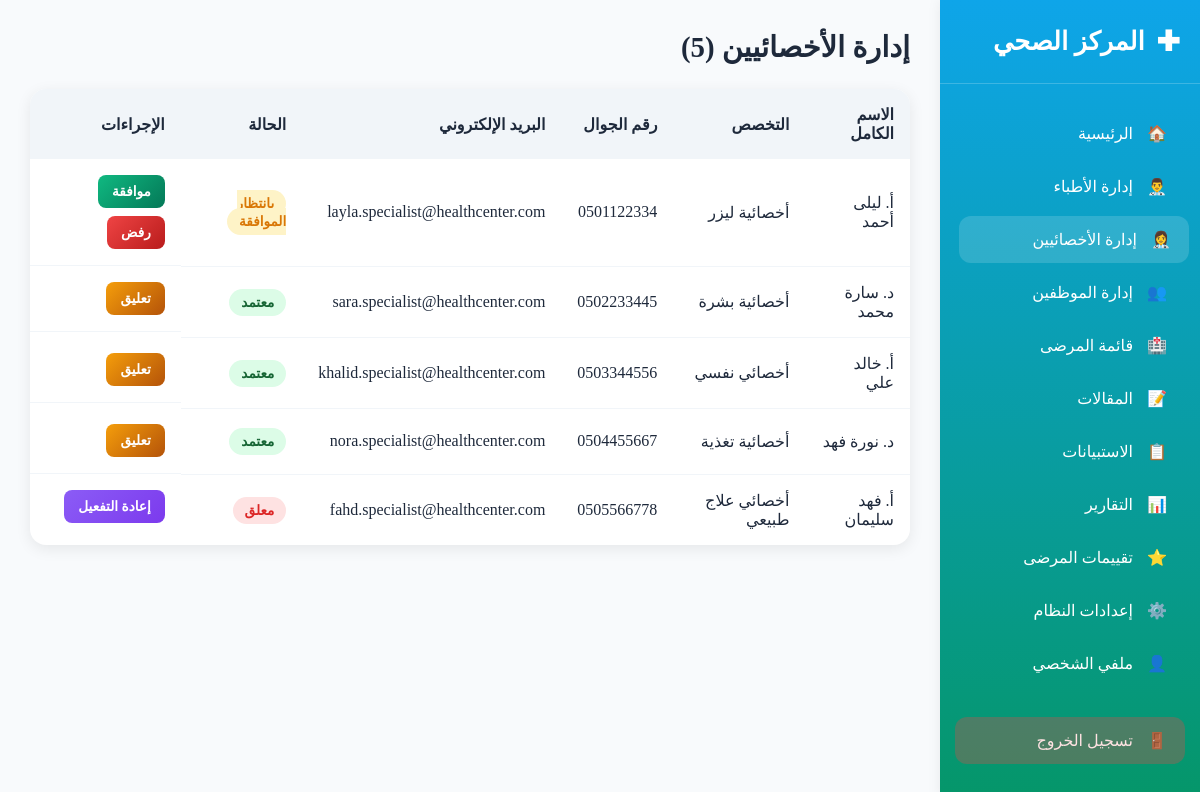
The page /admin/specialists.php (signed in) on the database its author committed.
### tables this page shows
CREATE TABLE `specialists` (
  `id` int NOT NULL,
  `full_name` varchar(100) NOT NULL,
  `email` varchar(100) NOT NULL,
  `phone` varchar(20) DEFAULT NULL,
  `field` varchar(100) NOT NULL,
  `license_number` varchar(50) NOT NULL,
  `status` enum('pending','approved','rejected','suspended') DEFAULT 'pending',
  `gender` enum('male','female') NOT NULL,
  `created_at` timestamp NOT NULL DEFAULT CURRENT_TIMESTAMP,
  `updated_at` timestamp NOT NULL DEFAULT CURRENT_TIMESTAMP ON UPDATE CURRENT_TIMESTAMP
);

### admin/specialists.php (the view, shortened to what this page needs)
<?php
$database = new Database();
$conn = $database->getConnection();
$stmt = $conn->query("SELECT id, full_name, email, phone, field, status FROM specialists ORDER BY created_at DESC");
$specialists = $stmt->fetchAll(PDO::FETCH_ASSOC);
?>
<!DOCTYPE html>
<html lang="ar" dir="rtl">
<head>
    <?php include 'includes/sidebar.php' ?>
</head>
<body>
    <div class="main-content">
        <div class="page-header">
            <h1 class="page-title">إدارة الأخصائيين (<?= count($specialists) ?>)</h1>
        </div>
        <?php if (count($specialists) > 0): ?>
        <table class="specialists-table">
            <thead>
                <tr>
                    <th>الاسم الكامل</th>
                    <th>التخصص</th>
                    <th>رقم الجوال</th>
                    <th>البريد الإلكتروني</th>
                    <th>الحالة</th>
                    <th>الإجراءات</th>
                </tr>
            </thead>
            <tbody>
                <?php foreach ($specialists as $spec): ?>
                <tr>
                    <td><?= htmlspecialchars($spec['full_name']) ?></td>
                    <td><?= htmlspecialchars($spec['field']) ?></td>
                    <td><?= htmlspecialchars($spec['phone'] ?? 'غير متوفر') ?></td>
                    <td><?= htmlspecialchars($spec['email']) ?></td>
                    <td>
                        <span class="status status-<?= $spec['status'] ?>"><?=
                            match($spec['status']) {
                                'pending' => 'بانتظار الموافقة',
                                'approved' => 'معتمد',
                                'rejected' => 'مرفوض',
                                'suspended' => 'معلق',
                                default => 'غير معروف'
                            }
                        ?></span>
                    </td>
                    <td class="actions">
                        <?php if ($spec['status'] === 'pending'): ?>
                            <a href="?action=approve&id=<?= $spec['id'] ?>" class="btn-action approve">موافقة</a>
                            <a href="?action=reject&id=<?= $spec['id'] ?>" class="btn-action reject">رفض</a>
                        <?php elseif ($spec['status'] === 'approved'): ?>
                            <a href="?action=suspend&id=<?= $spec['id'] ?>" class="btn-action suspend">تعليق</a>
                        <?php elseif ($spec['status'] === 'suspended'): ?>
                            <a href="?action=reactivate&id=<?= $spec['id'] ?>" class="btn-action reactivate">إعادة التفعيل</a>
                        <?php elseif ($spec['status'] === 'rejected'): ?>
                            <a href="?action=approve&id=<?= $spec['id'] ?>" class="btn-action approve">إعادة الموافقة</a>
                        <?php endif; ?>
                    </td>
                </tr>
                <?php endforeach; ?>
            </tbody>
        </table>
        <?php endif; ?>
    </div>
</body>
</html>

### admin/specialists.php (style rules this page uses)
* { margin: 0; padding: 0; box-sizing: border-box; }
.main-content { margin-right: 260px; padding: 30px; }
.page-header { display: flex; justify-content: space-between; align-items: center; margin-bottom: 25px; flex-wrap: wrap; gap: 15px; }
.page-title { font-size: 1.8rem; font-weight: 700; color: var(--text-color); }
.specialists-table { width: 100%; border-collapse: collapse; background: var(--card-bg); border-radius: 16px; overflow: hidden; box-shadow: 0 4px 15px var(--card-shadow); }
.specialists-table th { background: var(--border-color); padding: 16px; text-align: right; font-weight: 700; color: var(--text-color); }
.specialists-table td { padding: 16px; text-align: right; border-bottom: 1px solid var(--border-color); }
.specialists-table tr:last-child td { border-bottom: none; }
.status { padding: 6px 12px; border-radius: 20px; font-size: 0.85rem; font-weight: 600; }
.status-pending { background: #fef3c7; color: #d97706; }
.status-approved { background: #dcfce7; color: #166534; }
.status-rejected, .status-suspended { background: #fee2e2; color: #dc2626; }
.actions { display: flex; gap: 8px; flex-wrap: wrap; }
.btn-action { padding: 8px 14px; border-radius: 8px; color: white; text-decoration: none; font-size: 0.85rem; font-weight: 600; display: inline-flex; align-items: center; gap: 6px; white-space: nowrap; }
.approve { background: linear-gradient(135deg, #10b981, #047857); }
.reject { background: linear-gradient(135deg, #ef4444, #b91c1c); }
.suspend { background: linear-gradient(135deg, #f59e0b, #b45309); }
.reactivate { background: linear-gradient(135deg, #8b5cf6, #7c3aed); }

### admin/includes/theme_logic.php (style rules this page uses)
:root { --bg-color: #f8fafc; --text-color: #1e293b; --card-bg: white; --card-shadow: rgba(0,0,0,0.08); --header-bg: white; --header-shadow: rgba(0,0,0,0.08); --sidebar-bg: linear-gradient(180deg, #0ea5e9 0%, #059669 100%); --sidebar-text: white; --border-color: #f1f5f9; --muted-text: #64748b; --stat-title-color: #64748b; --toggle-bg: #e2e8f0; --toggle-thumb: white; --department-active: #dcfce7; --department-inactive: #fee2e2; --department-active-text: #166534; --department-inactive-text: #dc2626; }
body { background-color: var(--bg-color); color: var(--text-color); transition: background-color 0.3s ease, color 0.3s ease; }

### rows shown on the page
specialists: full_name "أ. ليلى أحمد", field "أخصائية ليزر", phone "0501122334", email "layla.specialist@healthcenter.com", status "بانتظار الموافقة"
specialists: full_name "د. سارة محمد", field "أخصائية بشرة", phone "0502233445", email "sara.specialist@healthcenter.com", status "معتمد"
specialists: full_name "أ. خالد علي", field "أخصائي نفسي", phone "0503344556", email "khalid.specialist@healthcenter.com", status "معتمد"
specialists: full_name "د. نورة فهد", field "أخصائية تغذية", phone "0504455667", email "nora.specialist@healthcenter.com", status "معتمد"
specialists: full_name "أ. فهد سليمان", field "أخصائي علاج طبيعي", phone "0505566778", email "fahd.specialist@healthcenter.com", status "معلق"

### other values the page prints
count($specialists) "5"
